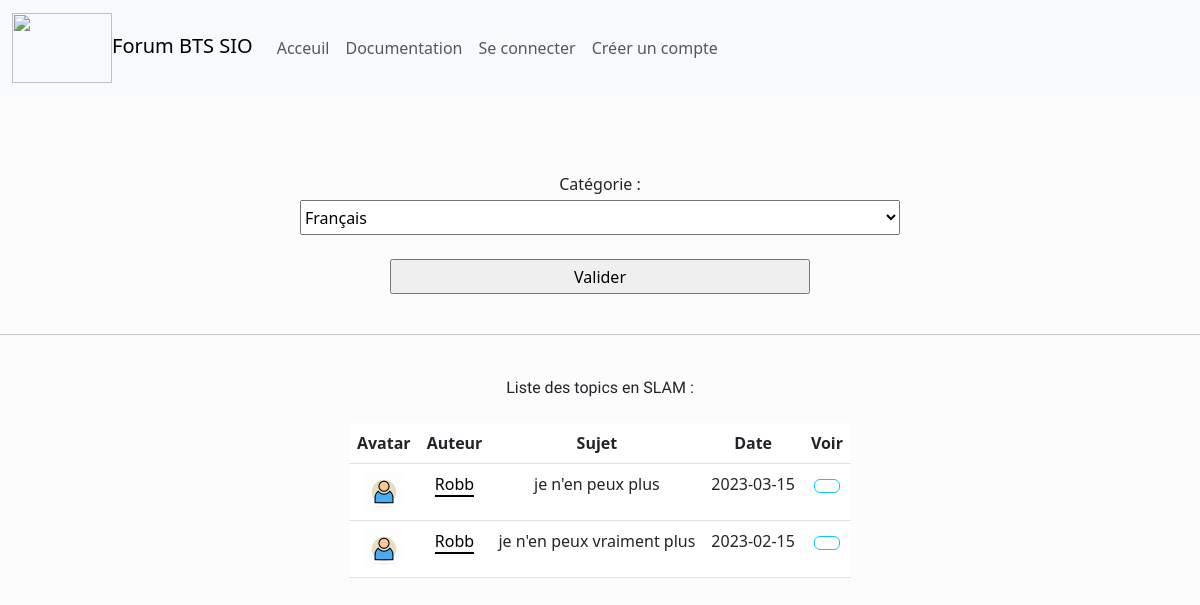
Page /forum.php?categorie=1 on the committed database.
### tables this page shows
CREATE TABLE  Categorie (
  idCategorie INT NOT NULL AUTO_INCREMENT,
  nom VARCHAR(64),
  PRIMARY KEY (idCategorie)
);

CREATE TABLE Thread (
	idThread INT NOT NULL AUTO_INCREMENT,
	title VARCHAR(128),
  auteur_id INT NOT NULL,
  categorie_id INT NOT NULL,
  content TEXT NOT NULL,
  date_creation DATE,
  isClosed BOOLEAN DEFAULT FALSE,
  PRIMARY KEY (idThread),
  FOREIGN KEY (auteur_id) REFERENCES Users(idUser),
  FOREIGN KEY (categorie_id) REFERENCES Categorie(idCategorie)
);

CREATE TABLE Users (
	idUser INT NOT NULL AUTO_INCREMENT,
	username VARCHAR(64) NOT NULL,
  password VARCHAR(64) NOT NULL,
  email VARCHAR(128) NOT NULL,
  avatar VARCHAR(64),
  id_Rank INT NOT NULL,
  PRIMARY KEY (idUser),
  FOREIGN KEY (id_Rank) REFERENCES Rank (idRank)
);

### forum.php (the view, shortened to what this page needs)
<?php
include("parts/header.php");
?>
<!doctype html>
<html lang="fr">
<head>
    <link rel="stylesheet" href="CSS/styleForum.css">
    <link href="https://cdn.jsdelivr.net/npm/bootstrap@5.3.0-alpha1/dist/css/bootstrap.min.css" rel="stylesheet">
</head>
<body class="body">
    <br>
    <br>
    <br>
    <form method="POST">
        <label class="col-12 py-1">Catégorie :</label>
        <select id="choice" class="col-12 py-1" name="Catégorie">
            <option value="4">Français</option>
        </select>
        <br>
        <br>
        <input id="submitbutton" class="col-12 py-1" type="submit" value="Valider" name="submit">
    </form>
    <br>
    <hr>
    <br>
    <?php
    $dtb = dtbConnexion::getConnexion();
    $recup = $_GET["categorie"];
    $fetchtopics = $dtb->prepare("SELECT * FROM Thread WHERE categorie_id = ? ORDER BY date_creation DESC");
    $fetchtopics->execute(array($recup));
    $topics = $fetchtopics->fetchAll();
    $fetchcat = $dtb->prepare("SELECT * FROM Categorie WHERE idCategorie = ?");
    $fetchcat->execute(array($recup));
    $cat = $fetchcat->fetch();
    ?>
    <div class="container">
        <div class="littleTopic">
            <div class="row">
                <div class="col-12">
                    <a id="title">Liste des topics en <?php echo $cat['nom'] ?> :</a>
                </div>
                <br>
                <br>
            </div>
            <?php
            $colors = ['info', 'success', 'warning', 'danger', 'primary'];
            $rdm = rand(0, 4);
            $rdmColor = $colors[$rdm];
            if ($topics != NULL) {
            ?>
                <table class="table">
                    <thead class="thead-light">
                        <tr class="bg-<?php echo $rdmColor ?> ">
                            <th scope="col">Avatar</th>
                            <th scope="col">Auteur</th>
                            <th scope="col">Sujet</th>
                            <th scope="col">Date </th>
                            <th scope="col">Voir </th>
                        </tr>
                    </thead>
                    <?php
                    foreach ($topics as $topic) {
                        $idUser = $topic["auteur_id"];
                        $fetchuser = $dtb->prepare("SELECT * FROM Users WHERE idUser = ?");
                        $fetchuser->execute(array($idUser));
                        $actualUser = $fetchuser->fetch();
                    ?>
                        <tbody>
                            <tr>
                                <td><img id="imgg" src="img/avatars/<?php echo $actualUser['avatar'] ?>"></td>
                                <td><a id="userclick" href="profil.php?m=<?php echo $actualUser["idUser"] ?>" ><?php echo $actualUser["username"] ?></a></td>
                                <td><?php echo $topic["title"] ?></td>
                                <td><?php echo $topic["date_creation"] ?></td>
                                <td><a class="btn btn-outline-<?php echo $rdmColor ?>" href="thread.php?topic=<?php echo $topic["idThread"] ?>" target="blank" role="button"> </a>
                                </td>
                            </tr>
                        </tbody>
                <?php
                    }
                }
                ?>
                </table>
                <br>
        </div>
    </div>
</body>
</html>

### CSS/styleForum.css (style rules this page uses)
.body { background-color: rgb(252, 252, 252); text-align: center; }
.container { display:flex; justify-content: center; }
.littleTopic { text-align : center; }
#choice { width: 50%; height: 35px; }
#submitbutton { width: 35%; height: 35px; }
#title { font-family: Sono; }
#imgg { height: 40px; width: 40px; }
#userclick { color: black; text-decoration: none; border-bottom: solid; border-width: 2px; }

### rows in the picture
categorie: nom "SLAM"
thread: auteur.avatar (picture), auteur.username "Robb", title "je n'en peux plus", date_creation "2023-03-15"
thread: auteur.avatar (picture), auteur.username "Robb", title "je n'en peux vraiment plus", date_creation "2023-02-15"
